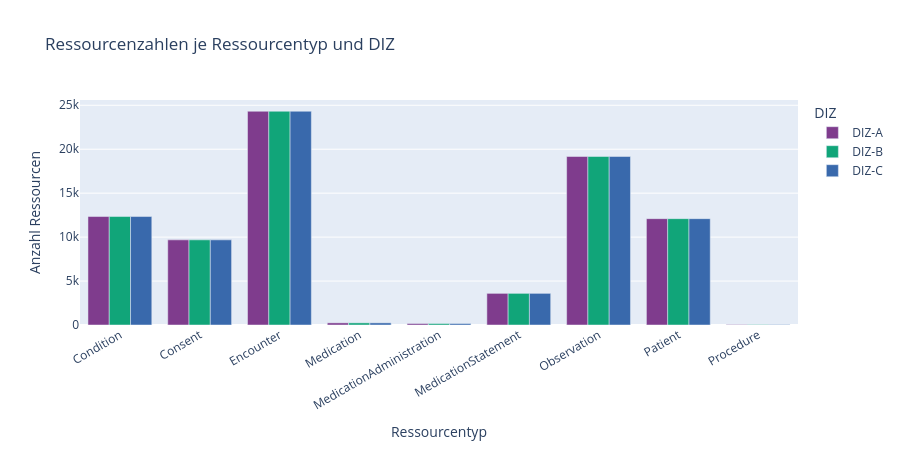

Here is the notebook cell this chart was saved with:
### Markdown cell above
---
## 1. Datensatz-Übersicht

### Code cell
# ── 1a. Ressourcenzahlen pro DIZ ─────────────────────────────────────────
fig = px.bar(
    df_summary,
    x="resource_type", y="total_resources", color="diz",
    barmode="group",
    color_discrete_map=COLOR_MAP,
    title="Ressourcenzahlen je Ressourcentyp und DIZ",
    labels={"total_resources": "Anzahl Ressourcen", "resource_type": "Ressourcentyp", "diz": "DIZ"},
    height=450
)
fig.update_layout(xaxis_tickangle=-30)
fig.show()

### Figure 1 — Plotly figure (JSON) as saved in the notebook; plotly's stock layout.template omitted (floating-point values rounded to 4 significant figures)
{"data": [{"alignmentgroup": "True", "hovertemplate": "DIZ=DIZ-A<br>Ressourcentyp=%{x}<br>Anzahl Ressourcen=%{y}<extra></extra>", "legendgroup": "DIZ-A", "marker": {"color": "rgb(127, 60, 141)", "pattern": {"shape": ""}}, "name": "DIZ-A", "offsetgroup": "DIZ-A", "orientation": "v", "showlegend": true, "textposition": "auto", "type": "bar", "x": ["Condition", "Consent", "Encounter", "Medication", "MedicationAdministration", "MedicationStatement", "Observation", "Patient", "Procedure"], "xaxis": "x", "y": [12342, 9687, 24321, 242, 165, 3600, 19174, 12101, 47], "yaxis": "y"}, {"alignmentgroup": "True", "hovertemplate": "DIZ=DIZ-B<br>Ressourcentyp=%{x}<br>Anzahl Ressourcen=%{y}<extra></extra>", "legendgroup": "DIZ-B", "marker": {"color": "rgb(17, 165, 121)", "pattern": {"shape": ""}}, "name": "DIZ-B", "offsetgroup": "DIZ-B", "orientation": "v", "showlegend": true, "textposition": "auto", "type": "bar", "x": ["Condition", "Consent", "Encounter", "Medication", "MedicationAdministration", "MedicationStatement", "Observation", "Patient", "Procedure"], "xaxis": "x", "y": [12342, 9687, 24321, 242, 165, 3600, 19174, 12101, 47], "yaxis": "y"}, {"alignmentgroup": "True", "hovertemplate": "DIZ=DIZ-C<br>Ressourcentyp=%{x}<br>Anzahl Ressourcen=%{y}<extra></extra>", "legendgroup": "DIZ-C", "marker": {"color": "rgb(57, 105, 172)", "pattern": {"shape": ""}}, "name": "DIZ-C", "offsetgroup": "DIZ-C", "orientation": "v", "showlegend": true, "textposition": "auto", "type": "bar", "x": ["Condition", "Consent", "Encounter", "Medication", "MedicationAdministration", "MedicationStatement", "Observation", "Patient", "Procedure"], "xaxis": "x", "y": [12342, 9687, 24321, 242, 165, 3600, 19174, 12101, 47], "yaxis": "y"}], "layout": {"barmode": "group", "height": 450, "legend": {"title": {"text": "DIZ"}, "tracegroupgap": 0}, "title": {"text": "Ressourcenzahlen je Ressourcentyp und DIZ"}, "xaxis": {"anchor": "y", "domain": [0, 1], "tickangle": -30, "title": {"text": "Ressourcentyp"}}, "yaxis": {"anchor": "x", "domain": [0, 1], "title": {"text": "Anzahl Ressourcen"}}}}
